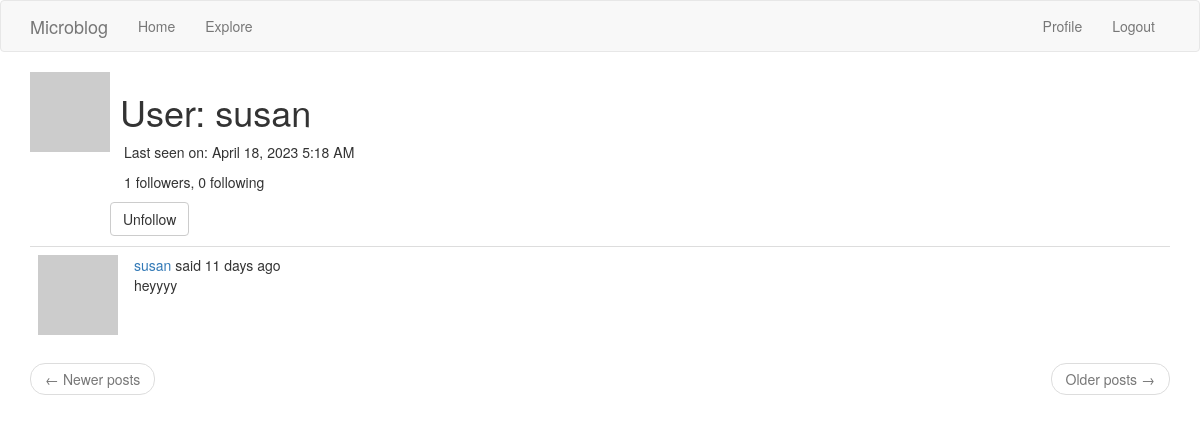
The page /user/susan (signed in) on the database its author committed.
### app/models.py (models this page shows, shortened)
class User(UserMixin, db.Model):
    id = db.Column(db.Integer, primary_key=True)
    username = db.Column(db.String(64), index=True, unique=True)
    email = db.Column(db.String(120), index=True, unique=True)
    password_hash = db.Column(db.String(128))
    posts = db.relationship('Post', backref='author', lazy='dynamic')
    about_me = db.Column(db.String(140))
    last_seen = db.Column(db.DateTime, default=datetime.utcnow)
    followed = db.relationship(
        'User',secondary=followers,
        primaryjoin=(followers.c.follower_id == id),
        secondaryjoin=(followers.c.followed_id == id),
        backref=db.backref('followers', lazy='dynamic'), lazy='dynamic')
    def avatar(self,size):
        digest = md5(self.email.lower().encode('utf-8')).hexdigest()
        return 'https://www.gravatar.com/avatar/{}?d=identicon&s={}'.format(digest, size)
    def is_following(self, user):
        return self.followed.filter(
            followers.c.followed_id == user.id).count() > 0

class Post(db.Model):
    id = db.Column(db.Integer, primary_key=True)
    body = db.Column(db.String(140))
    timestamp = db.Column(db.DateTime, index=True, default=datetime.utcnow)
    user_id = db.Column(db.Integer, db.ForeignKey('user.id'))
    language = db.Column(db.String(5))

### app/routes.py (the view)
@app.route('/user/<username>')
@login_required
def user(username):
    user = User.query.filter_by(username=username).first_or_404()
    page = request.args.get('page', 1, type=int)
    posts = user.posts.order_by(Post.timestamp.desc()).paginate(page=page, per_page=app.config['POSTS_PER_PAGE'], error_out=False)
    next_url = url_for('user', username=user.username, page=posts.next_num) \
        if posts.has_next else None
    prev_url = url_for('user', username=user.username, page=posts.prev_num) \
        if posts.has_prev else None
    form = EmptyForm()
    return render_template('user.html', user=user, posts=posts.items, next_url=next_url, prev_url=prev_url, form=form)

### app/forms.py
class EmptyForm(FlaskForm):
    submit = SubmitField(_1('Submit'))

### app/models.py (called while the page is built)
@login.user_loader
def load_user(id):
    return User.query.get(int(id))

### app/routes.py (called while the page is built)
@app.before_request
def before_request():
    if current_user.is_authenticated:
        current_user.last_seen = datetime.utcnow()
        db.session.commit()
    g.locale = str(get_locale())

### app/templates/user.html (shortened to what this page needs)
{% extends "base.html" %}
{% block app_content %}
    <table>
        <tr valign="top">
            <td><img src="{{ user.avatar(128) }}"></td>
            <td>
                <h1>&nbsp;{{ _('User') }}: {{ user.username }}</h1>
                {% if user.last_seen %}<p>&ensp;&ensp;{{ _('Last seen on') }}: {{ moment(user.last_seen).format('LLL') }}</p>{% endif %}
                <p>&ensp;&ensp;{{ _('%(count)d followers', count=user.followers.count()) }}, {{ _('%(count)d following', count=user.followed.count()) }}</p>
                {% if user == current_user %}
                <p><a href="{{ url_for('edit_profile') }}">{{ _('Edit your profile') }}</a></p>
                {% else %}
                <p>
                    <form action="{{ url_for('unfollow', username=user.username) }}" method="post">
                        {{ form.submit(value=_('Unfollow'), class_='btn btn-default') }}
                    </form>
                </p>
                {% endif %}
            </td>
        </tr>
    </table>
    {% for post in posts %}
        {% include '_post.html' %}
    {% endfor %}
    <nav aria-label="...">
        <ul class="pager">
            <li class="previous{% if not prev_url %} disabled{% endif %}">
                <a href="{{ prev_url or '#' }}">
                    <span aria-hidden="true">&larr;</span> {{ _('Newer posts') }}
                </a>
            </li>
            <li class="next{% if not next_url %} disabled{% endif %}">
                <a href="{{ next_url or '#' }}">
                    {{ _('Older posts') }} <span aria-hidden="true">&rarr;</span>
                </a>
            </li>
        </ul>
    </nav>
{% endblock %}

### app/templates/_post.html (shortened to what this page needs)
<table class="table table-hover">
    <tr>
        <td width="70px">
            <a href="{{ url_for('user', username=post.author.username) }}">
                <img src="{{ post.author.avatar(70) }}" />
            </a>
        </td>
        <td>
            {{ _('%(username)s said %(when)s', username=user_link, when=moment(post.timestamp).fromNow()) }}
            <br>
            <span id="post{{ post.id }}">{{ post.body }}</span>
        </td>
    </tr>
</table>

### rows shown on the page
User: username "susan", last_seen "April 18, 2023 5:18 AM"
Post: body "heyyyy"
